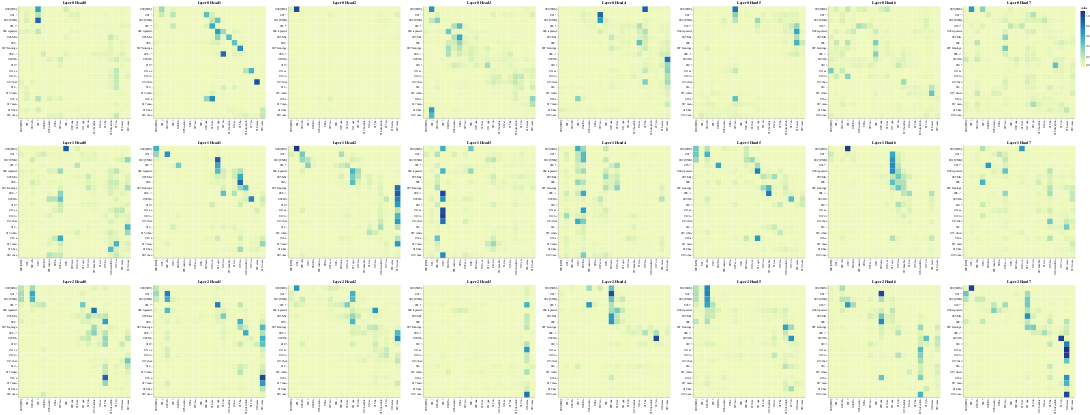

The code cell stored with this chart in its notebook:
### Code cell
# Encoder Self-Attention
get_all_attention_maps("encoder-decoder", layers, heads, encoder_input_tokens, decoder_input_tokens, min(20, sentence_len))

### Figure 1 — Vega-Lite specification as saved in the notebook (floating-point values rounded to 4 significant figures; data arrays with more than 128 entries replaced by an {"elided": "..."} marker saying what was removed)
{"config": {"view": {"continuousWidth": 300, "continuousHeight": 300}}, "vconcat": [{"hconcat": [{"data": {"name": "data-d018100cde18dd6e079185b764d0eaac"}, "mark": {"type": "rect"}, "encoding": {"color": {"field": "value", "type": "quantitative"}, "tooltip": [{"field": "row", "type": "quantitative"}, {"field": "column", "type": "quantitative"}, {"field": "value", "type": "quantitative"}, {"field": "row_token", "type": "nominal"}, {"field": "col_token", "type": "nominal"}], "x": {"axis": {"title": ""}, "field": "col_token", "type": "nominal"}, "y": {"axis": {"title": ""}, "field": "row_token", "type": "nominal"}}, "height": 400, "name": "view_49", "title": "Layer 0 Head 0", "width": 400}, {"data": {"name": "data-7db8d56e408c9dc1101ad59467d3ab8c"}, "mark": {"type": "rect"}, "encoding": {"color": {"field": "value", "type": "quantitative"}, "tooltip": [{"field": "row", "type": "quantitative"}, {"field": "column", "type": "quantitative"}, {"field": "value", "type": "quantitative"}, {"field": "row_token", "type": "nominal"}, {"field": "col_token", "type": "nominal"}], "x": {"axis": {"title": ""}, "field": "col_token", "type": "nominal"}, "y": {"axis": {"title": ""}, "field": "row_token", "type": "nominal"}}, "height": 400, "name": "view_50", "title": "Layer 0 Head 1", "width": 400}, {"data": {"name": "data-4ad25d758191ed7258e749f043d1f1b3"}, "mark": {"type": "rect"}, "encoding": {"color": {"field": "value", "type": "quantitative"}, "tooltip": [{"field": "row", "type": "quantitative"}, {"field": "column", "type": "quantitative"}, {"field": "value", "type": "quantitative"}, {"field": "row_token", "type": "nominal"}, {"field": "col_token", "type": "nominal"}], "x": {"axis": {"title": ""}, "field": "col_token", "type": "nominal"}, "y": {"axis": {"title": ""}, "field": "row_token", "type": "nominal"}}, "height": 400, "name": "view_51", "title": "Layer 0 Head 2", "width": 400}, {"data": {"name": "data-b402e734b36e78ffcd9ab60f065cf7bb"}, "mark": {"type": "rect"}, "encoding": {"color": {"field": "value", "type": "quantitative"}, "tooltip": [{"field": "row", "type": "quantitative"}, {"field": "column", "type": "quantitative"}, {"field": "value", "type": "quantitative"}, {"field": "row_token", "type": "nominal"}, {"field": "col_token", "type": "nominal"}], "x": {"axis": {"title": ""}, "field": "col_token", "type": "nominal"}, "y": {"axis": {"title": ""}, "field": "row_token", "type": "nominal"}}, "height": 400, "name": "view_52", "title": "Layer 0 Head 3", "width": 400}, {"data": {"name": "data-5190159b8b817c3bdd070dea14a58189"}, "mark": {"type": "rect"}, "encoding": {"color": {"field": "value", "type": "quantitative"}, "tooltip": [{"field": "row", "type": "quantitative"}, {"field": "column", "type": "quantitative"}, {"field": "value", "type": "quantitative"}, {"field": "row_token", "type": "nominal"}, {"field": "col_token", "type": "nominal"}], "x": {"axis": {"title": ""}, "field": "col_token", "type": "nominal"}, "y": {"axis": {"title": ""}, "field": "row_token", "type": "nominal"}}, "height": 400, "name": "view_53", "title": "Layer 0 Head 4", "width": 400}, {"data": {"name": "data-69aafda2bc8d58956226186ba92b85c5"}, "mark": {"type": "rect"}, "encoding": {"color": {"field": "value", "type": "quantitative"}, "tooltip": [{"field": "row", "type": "quantitative"}, {"field": "column", "type": "quantitative"}, {"field": "value", "type": "quantitative"}, {"field": "row_token", "type": "nominal"}, {"field": "col_token", "type": "nominal"}], "x": {"axis": {"title": ""}, "field": "col_token", "type": "nominal"}, "y": {"axis": {"title": ""}, "field": "row_token", "type": "nominal"}}, "height": 400, "name": "view_54", "title": "Layer 0 Head 5", "width": 400}, {"data": {"name": "data-8a53cd9c565c21e64ad27c37b84d0008"}, "mark": {"type": "rect"}, "encoding": {"color": {"field": "value", "type": "quantitative"}, "tooltip": [{"field": "row", "type": "quantitative"}, {"field": "column", "type": "quantitative"}, {"field": "value", "type": "quantitative"}, {"field": "row_token", "type": "nominal"}, {"field": "col_token", "type": "nominal"}], "x": {"axis": {"title": ""}, "field": "col_token", "type": "nominal"}, "y": {"axis": {"title": ""}, "field": "row_token", "type": "nominal"}}, "height": 400, "name": "view_55", "title": "Layer 0 Head 6", "width": 400}, {"data": {"name": "data-2ceab079a8139e3b9e047848e5d824b7"}, "mark": {"type": "rect"}, "encoding": {"color": {"field": "value", "type": "quantitative"}, "tooltip": [{"field": "row", "type": "quantitative"}, {"field": "column", "type": "quantitative"}, {"field": "value", "type": "quantitative"}, {"field": "row_token", "type": "nominal"}, {"field": "col_token", "type": "nominal"}], "x": {"axis": {"title": ""}, "field": "col_token", "type": "nominal"}, "y": {"axis": {"title": ""}, "field": "row_token", "type": "nominal"}}, "height": 400, "name": "view_56", "title": "Layer 0 Head 7", "width": 400}]}, {"hconcat": [{"data": {"name": "data-35f1a606dd77cbbb52a74706fce345af"}, "mark": {"type": "rect"}, "encoding": {"color": {"field": "value", "type": "quantitative"}, "tooltip": [{"field": "row", "type": "quantitative"}, {"field": "column", "type": "quantitative"}, {"field": "value", "type": "quantitative"}, {"field": "row_token", "type": "nominal"}, {"field": "col_token", "type": "nominal"}], "x": {"axis": {"title": ""}, "field": "col_token", "type": "nominal"}, "y": {"axis": {"title": ""}, "field": "row_token", "type": "nominal"}}, "height": 400, "name": "view_57", "title": "Layer 1 Head 0", "width": 400}, {"data": {"name": "data-05cf246af8c58f771b09ff1aa61d8cc2"}, "mark": {"type": "rect"}, "encoding": {"color": {"field": "value", "type": "quantitative"}, "tooltip": [{"field": "row", "type": "quantitative"}, {"field": "column", "type": "quantitative"}, {"field": "value", "type": "quantitative"}, {"field": "row_token", "type": "nominal"}, {"field": "col_token", "type": "nominal"}], "x": {"axis": {"title": ""}, "field": "col_token", "type": "nominal"}, "y": {"axis": {"title": ""}, "field": "row_token", "type": "nominal"}}, "height": 400, "name": "view_58", "title": "Layer 1 Head 1", "width": 400}, {"data": {"name": "data-0fa1c678ed7923549e03982d8c04b4ee"}, "mark": {"type": "rect"}, "encoding": {"color": {"field": "value", "type": "quantitative"}, "tooltip": [{"field": "row", "type": "quantitative"}, {"field": "column", "type": "quantitative"}, {"field": "value", "type": "quantitative"}, {"field": "row_token", "type": "nominal"}, {"field": "col_token", "type": "nominal"}], "x": {"axis": {"title": ""}, "field": "col_token", "type": "nominal"}, "y": {"axis": {"title": ""}, "field": "row_token", "type": "nominal"}}, "height": 400, "name": "view_59", "title": "Layer 1 Head 2", "width": 400}, {"data": {"name": "data-d7ba7d43256ee50112cd38f6c84c7d4f"}, "mark": {"type": "rect"}, "encoding": {"color": {"field": "value", "type": "quantitative"}, "tooltip": [{"field": "row", "type": "quantitative"}, {"field": "column", "type": "quantitative"}, {"field": "value", "type": "quantitative"}, {"field": "row_token", "type": "nominal"}, {"field": "col_token", "type": "nominal"}], "x": {"axis": {"title": ""}, "field": "col_token", "type": "nominal"}, "y": {"axis": {"title": ""}, "field": "row_token", "type": "nominal"}}, "height": 400, "name": "view_60", "title": "Layer 1 Head 3", "width": 400}, {"data": {"name": "data-1286f04d0b83ca78d1661f9d8b1d6e1a"}, "mark": {"type": "rect"}, "encoding": {"color": {"field": "value", "type": "quantitative"}, "tooltip": [{"field": "row", "type": "quantitative"}, {"field": "column", "type": "quantitative"}, {"field": "value", "type": "quantitative"}, {"field": "row_token", "type": "nominal"}, {"field": "col_token", "type": "nominal"}], "x": {"axis": {"title": ""}, "field": "col_token", "type": "nominal"}, "y": {"axis": {"title": ""}, "field": "row_token", "type": "nominal"}}, "height": 400, "name": "view_61", "title": "Layer 1 Head 4", "width": 400}, {"data": {"name": "data-8614ae9e63450292ab7700ac42950ae5"}, "mark": {"type": "rect"}, "encoding": {"color": {"field": "value", "type": "quantitative"}, "tooltip": [{"field": "row", "type": "quantitative"}, {"field": "column", "type": "quantitative"}, {"field": "value", "type": "quantitative"}, {"field": "row_token", "type": "nominal"}, {"field": "col_token", "type": "nominal"}], "x": {"axis": {"title": ""}, "field": "col_token", "type": "nominal"}, "y": {"axis": {"title": ""}, "field": "row_token", "type": "nominal"}}, "height": 400, "name": "view_62", "title": "Layer 1 Head 5", "width": 400}, {"data": {"name": "data-62c2811529433449b845ac2770091045"}, "mark": {"type": "rect"}, "encoding": {"color": {"field": "value", "type": "quantitative"}, "tooltip": [{"field": "row", "type": "quantitative"}, {"field": "column", "type": "quantitative"}, {"field": "value", "type": "quantitative"}, {"field": "row_token", "type": "nominal"}, {"field": "col_token", "type": "nominal"}], "x": {"axis": {"title": ""}, "field": "col_token", "type": "nominal"}, "y": {"axis": {"title": ""}, "field": "row_token", "type": "nominal"}}, "height": 400, "name": "view_63", "title": "Layer 1 Head 6", "width": 400}, {"data": {"name": "data-2edf7a439865210109694d74d1421bb3"}, "mark": {"type": "rect"}, "encoding": {"color": {"field": "value", "type": "quantitative"}, "tooltip": [{"field": "row", "type": "quantitative"}, {"field": "column", "type": "quantitative"}, {"field": "value", "type": "quantitative"}, {"field": "row_token", "type": "nominal"}, {"field": "col_token", "type": "nominal"}], "x": {"axis": {"title": ""}, "field": "col_token", "type": "nominal"}, "y": {"axis": {"title": ""}, "field": "row_token", "type": "nominal"}}, "height": 400, "name": "view_64", "title": "Layer 1 Head 7", "width": 400}]}, {"hconcat": [{"data": {"name": "data-8ea1c96f48d36daf83f25edd84b825fb"}, "mark": {"type": "rect"}, "encoding": {"color": {"field": "value", "type": "quantitative"}, "tooltip": [{"field": "row", "type": "quantitative"}, {"field": "column", "type": "quantitative"}, {"field": "value", "type": "quantitative"}, {"field": "row_token", "type": "nominal"}, {"field": "col_token", "type": "nominal"}], "x": {"axis": {"title": ""}, "field": "col_token", "type": "nominal"}, "y": {"axis": {"title": ""}, "field": "row_token", "type": "nominal"}}, "height": 400, "name": "view_65", "title": "Layer 2 Head 0", "width": 400}, {"data": {"name": "data-f45d9e3127b40574dc8794a6b641848c"}, "mark": {"type": "rect"}, "encoding": {"color": {"field": "value", "type": "quantitative"}, "tooltip": [{"field": "row", "type": "quantitative"}, {"field": "column", "type": "quantitative"}, {"field": "value", "type": "quantitative"}, {"field": "row_token", "type": "nominal"}, {"field": "col_token", "type": "nominal"}], "x": {"axis": {"title": ""}, "field": "col_token", "type": "nominal"}, "y": {"axis": {"title": ""}, "field": "row_token", "type": "nominal"}}, "height": 400, "name": "view_66", "title": "Layer 2 Head 1", "width": 400}, {"data": {"name": "data-054763598f4dc5728727e98c72fa6b0e"}, "mark": {"type": "rect"}, "encoding": {"color": {"field": "value", "type": "quantitative"}, "tooltip": [{"field": "row", "type": "quantitative"}, {"field": "column", "type": "quantitative"}, {"field": "value", "type": "quantitative"}, {"field": "row_token", "type": "nominal"}, {"field": "col_token", "type": "nominal"}], "x": {"axis": {"title": ""}, "field": "col_token", "type": "nominal"}, "y": {"axis": {"title": ""}, "field": "row_token", "type": "nominal"}}, "height": 400, "name": "view_67", "title": "Layer 2 Head 2", "width": 400}, {"data": {"name": "data-ef7e72afc4a595094efa4d14fcec4ada"}, "mark": {"type": "rect"}, "encoding": {"color": {"field": "value", "type": "quantitative"}, "tooltip": [{"field": "row", "type": "quantitative"}, {"field": "column", "type": "quantitative"}, {"field": "value", "type": "quantitative"}, {"field": "row_token", "type": "nominal"}, {"field": "col_token", "type": "nominal"}], "x": {"axis": {"title": ""}, "field": "col_token", "type": "nominal"}, "y": {"axis": {"title": ""}, "field": "row_token", "type": "nominal"}}, "height": 400, "name": "view_68", "title": "Layer 2 Head 3", "width": 400}, {"data": {"name": "data-f63243b2504d569052882a406f13107b"}, "mark": {"type": "rect"}, "encoding": {"color": {"field": "value", "type": "quantitative"}, "tooltip": [{"field": "row", "type": "quantitative"}, {"field": "column", "type": "quantitative"}, {"field": "value", "type": "quantitative"}, {"field": "row_token", "type": "nominal"}, {"field": "col_token", "type": "nominal"}], "x": {"axis": {"title": ""}, "field": "col_token", "type": "nominal"}, "y": {"axis": {"title": ""}, "field": "row_token", "type": "nominal"}}, "height": 400, "name": "view_69", "title": "Layer 2 Head 4", "width": 400}, {"data": {"name": "data-227fe4cdfc88a93f060b84cab748d674"}, "mark": {"type": "rect"}, "encoding": {"color": {"field": "value", "type": "quantitative"}, "tooltip": [{"field": "row", "type": "quantitative"}, {"field": "column", "type": "quantitative"}, {"field": "value", "type": "quantitative"}, {"field": "row_token", "type": "nominal"}, {"field": "col_token", "type": "nominal"}], "x": {"axis": {"title": ""}, "field": "col_token", "type": "nominal"}, "y": {"axis": {"title": ""}, "field": "row_token", "type": "nominal"}}, "height": 400, "name": "view_70", "title": "Layer 2 Head 5", "width": 400}, {"data": {"name": "data-97044b479141fb395382989e246990f0"}, "mark": {"type": "rect"}, "encoding": {"color": {"field": "value", "type": "quantitative"}, "tooltip": [{"field": "row", "type": "quantitative"}, {"field": "column", "type": "quantitative"}, {"field": "value", "type": "quantitative"}, {"field": "row_token", "type": "nominal"}, {"field": "col_token", "type": "nominal"}], "x": {"axis": {"title": ""}, "field": "col_token", "type": "nominal"}, "y": {"axis": {"title": ""}, "field": "row_token", "type": "nominal"}}, "height": 400, "name": "view_71", "title": "Layer 2 Head 6", "width": 400}, {"data": {"name": "data-6fe6636ed2ba85fbad80435c147f4adf"}, "mark": {"type": "rect"}, "encoding": {"color": {"field": "value", "type": "quantitative"}, "tooltip": [{"field": "row", "type": "quantitative"}, {"field": "column", "type": "quantitative"}, {"field": "value", "type": "quantitative"}, {"field": "row_token", "type": "nominal"}, {"field": "col_token", "type": "nominal"}], "x": {"axis": {"title": ""}, "field": "col_token", "type": "nominal"}, "y": {"axis": {"title": ""}, "field": "row_token", "type": "nominal"}}, "height": 400, "name": "view_72", "title": "Layer 2 Head 7", "width": 400}]}], "params": [{"name": "param_49", "select": {"type": "interval", "encodings": ["x", "y"]}, "bind": "scales", "views": ["view_49"]}, {"name": "param_50", "select": {"type": "interval", "encodings": ["x", "y"]}, "bind": "scales", "views": ["view_50"]}, {"name": "param_51", "select": {"type": "interval", "encodings": ["x", "y"]}, "bind": "scales", "views": ["view_51"]}, {"name": "param_52", "select": {"type": "interval", "encodings": ["x", "y"]}, "bind": "scales", "views": ["view_52"]}, {"name": "param_53", "select": {"type": "interval", "encodings": ["x", "y"]}, "bind": "scales", "views": ["view_53"]}, {"name": "param_54", "select": {"type": "interval", "encodings": ["x", "y"]}, "bind": "scales", "views": ["view_54"]}, {"name": "param_55", "select": {"type": "interval", "encodings": ["x", "y"]}, "bind": "scales", "views": ["view_55"]}, {"name": "param_56", "select": {"type": "interval", "encodings": ["x", "y"]}, "bind": "scales", "views": ["view_56"]}, {"name": "param_57", "select": {"type": "interval", "encodings": ["x", "y"]}, "bind": "scales", "views": ["view_57"]}, {"name": "param_58", "select": {"type": "interval", "encodings": ["x", "y"]}, "bind": "scales", "views": ["view_58"]}, {"name": "param_59", "select": {"type": "interval", "encodings": ["x", "y"]}, "bind": "scales", "views": ["view_59"]}, {"name": "param_60", "select": {"type": "interval", "encodings": ["x", "y"]}, "bind": "scales", "views": ["view_60"]}, {"name": "param_61", "select": {"type": "interval", "encodings": ["x", "y"]}, "bind": "scales", "views": ["view_61"]}, {"name": "param_62", "select": {"type": "interval", "encodings": ["x", "y"]}, "bind": "scales", "views": ["view_62"]}, {"name": "param_63", "select": {"type": "interval", "encodings": ["x", "y"]}, "bind": "scales", "views": ["view_63"]}, {"name": "param_64", "select": {"type": "interval", "encodings": ["x", "y"]}, "bind": "scales", "views": ["view_64"]}, {"name": "param_65", "select": {"type": "interval", "encodings": ["x", "y"]}, "bind": "scales", "views": ["view_65"]}, {"name": "param_66", "select": {"type": "interval", "encodings": ["x", "y"]}, "bind": "scales", "views": ["view_66"]}, {"name": "param_67", "select": {"type": "interval", "encodings": ["x", "y"]}, "bind": "scales", "views": ["view_67"]}, {"name": "param_68", "select": {"type": "interval", "encodings": ["x", "y"]}, "bind": "scales", "views": ["view_68"]}, {"name": "param_69", "select": {"type": "interval", "encodings": ["x", "y"]}, "bind": "scales", "views": ["view_69"]}, {"name": "param_70", "select": {"type": "interval", "encodings": ["x", "y"]}, "bind": "scales", "views": ["view_70"]}, {"name": "param_71", "select": {"type": "interval", "encodings": ["x", "y"]}, "bind": "scales", "views": ["view_71"]}, {"name": "param_72", "select": {"type": "interval", "encodings": ["x", "y"]}, "bind": "scales", "views": ["view_72"]}], "$schema": "https://vega.github.io/schema/vega-lite/v5.14.1.json", "datasets": {"data-d018100cde18dd6e079185b764d0eaac": {"elided": "400 records"}, "data-7db8d56e408c9dc1101ad59467d3ab8c": {"elided": "400 records"}, "data-4ad25d758191ed7258e749f043d1f1b3": {"elided": "400 records"}, "data-b402e734b36e78ffcd9ab60f065cf7bb": {"elided": "400 records"}, "data-5190159b8b817c3bdd070dea14a58189": {"elided": "400 records"}, "data-69aafda2bc8d58956226186ba92b85c5": {"elided": "400 records"}, "data-8a53cd9c565c21e64ad27c37b84d0008": {"elided": "400 records"}, "data-2ceab079a8139e3b9e047848e5d824b7": {"elided": "400 records"}, "data-35f1a606dd77cbbb52a74706fce345af": {"elided": "400 records"}, "data-05cf246af8c58f771b09ff1aa61d8cc2": {"elided": "400 records"}, "data-0fa1c678ed7923549e03982d8c04b4ee": {"elided": "400 records"}, "data-d7ba7d43256ee50112cd38f6c84c7d4f": {"elided": "400 records"}, "data-1286f04d0b83ca78d1661f9d8b1d6e1a": {"elided": "400 records"}, "data-8614ae9e63450292ab7700ac42950ae5": {"elided": "400 records"}, "data-62c2811529433449b845ac2770091045": {"elided": "400 records"}, "data-2edf7a439865210109694d74d1421bb3": {"elided": "400 records"}, "data-8ea1c96f48d36daf83f25edd84b825fb": {"elided": "400 records"}, "data-f45d9e3127b40574dc8794a6b641848c": {"elided": "400 records"}, "data-054763598f4dc5728727e98c72fa6b0e": {"elided": "400 records"}, "data-ef7e72afc4a595094efa4d14fcec4ada": {"elided": "400 records"}, "data-f63243b2504d569052882a406f13107b": {"elided": "400 records"}, "data-227fe4cdfc88a93f060b84cab748d674": {"elided": "400 records"}, "data-97044b479141fb395382989e246990f0": {"elided": "400 records"}, "data-6fe6636ed2ba85fbad80435c147f4adf": {"elided": "400 records"}}}
